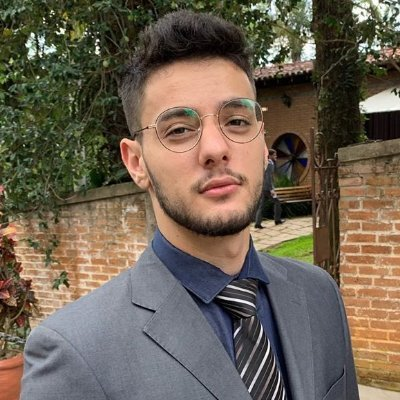
//> input picture sobel&LaplaceFilters/forever.jpg, 400 x 400 px
$ ./main   (built with g++ and OpenCV 4)
//> lines starting //> are read from the running program, lines starting //| are printed output that depends on the picture
#include <iostream>

#include <opencv2/core.hpp>
#include <opencv2/highgui.hpp>
#include <opencv2/imgcodecs.hpp>
#include <opencv2/imgproc.hpp>

#if CV_VERSION_MAJOR == 4
    #define CV_BGR2GRAY COLOR_BGR2GRAY
#endif // Garante a portabilidade de algumas variáveis atuais

using namespace std;
using namespace cv;

string LaplacianFilter(Mat img) {
    // De acordo com o site: https://homepages.inf.ed.ac.uk/rbf/HIPR2/log.htm
    // "O filtro de Laplace realça regiões com mudanças rápidas de intensidade e, portanto, é comummente usado para detecção de bordas"

    // Declarando as variáveis que serão usadas
    Mat gray, draw, draw2;

    // Convertendo a imagem original para escala de cinza
    cvtColor(img, gray, CV_BGR2GRAY);

    // Aplicando o filtro de LaPlace na imagem em tons de cinza
    Laplacian(gray, draw, CV_16S, 3);
    // Converte a imagem de CV_16S para CV_8UC3
    convertScaleAbs(draw, draw2);

    // Destinos das imagens com e sem conversão de escala absoluta
    string path1 = "./foreverPlayerLaplace.jpg"; //... sem conversão
    string path2 = "./foreverPlayerLaplaceConverted.jpg"; //... com conversão

    // Salvando ambas as imagens es seus respectivos destinos
    imwrite(path1, draw);
    imwrite(path2, draw2);

    // Retornando o primeiro destino para ser lido e mostrado depois pelo programa
    return path1;
}

Mat SobelFilter(Mat img) {
    // O filtro de sobel tem uma funcionalidade similar ao filtro de laplace

    // Declaração e atribuição da imagem em tons de cinza a partir de "img"
    Mat gray;
    cvtColor(img, gray, CV_BGR2GRAY);

    // Declaração e aplicação do filtro sobel na imagem em tons de cinza
    Mat sobelx;
    Sobel(gray, sobelx, CV_32F, 1, 0);

    // Parâmetros chave para conversão do filtro sobel
    double minVal, maxVal;
    minMaxLoc(sobelx, &minVal, &maxVal);
    cout << "minVal: " << minVal << "\nmaxval: " <<  maxVal << "\n";

    // Declaração e atribuição da imagem final a partir do filtro sobel
    Mat draw;
    double alpha = 255.0 / (maxVal - minVal), beta = -minVal * 255.0 / (maxVal - minVal);
    sobelx.convertTo(draw, CV_8U, alpha, beta);

    // Salvando a imagem final no destino especificado
    string path = "./foreverPlayerSobeled.jpg";
    imwrite(path, draw);

    // Retornando a imagem final para o programa principal
    return draw;
}

int main() {
    Mat img, laplaced, sobeled;

    img = imread("./forever.jpg");
//> img is the input picture: 400 rows x 400 cols, CV_8UC3; mean B, G, R 83.5, 98.5, 110.8
    imshow("Original Forever", img);

    laplaced = imread(LaplacianFilter(img));
//> in LaplacianFilter, `cvtColor(img, gray, CV_BGR2GRAY);`:
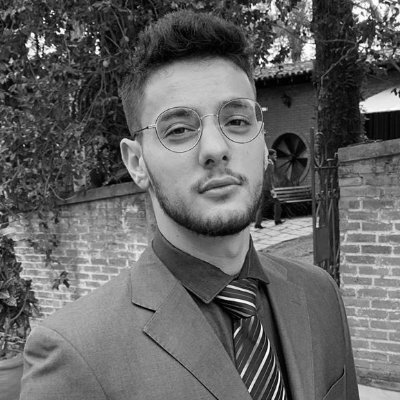
//> gray: 400 rows x 400 cols, CV_8UC1; min 0, max 255, mean 100.5
//> in LaplacianFilter, `Laplacian(gray, draw, CV_16S, 3);`:
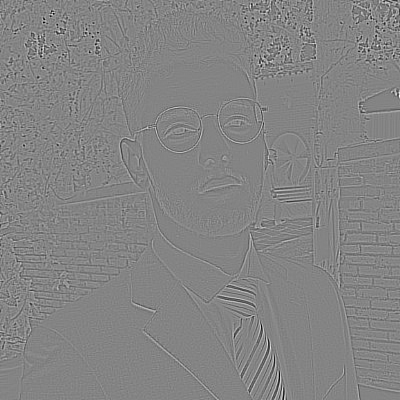
//> draw: 400 rows x 400 cols, CV_16SC1; min -1292, max 1200, mean 0; drawn with min black and max white
//> in LaplacianFilter, `convertScaleAbs(draw, draw2);`:
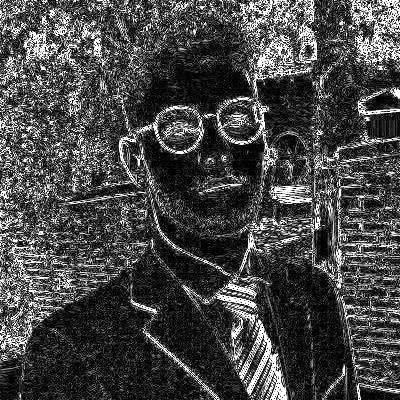
//> draw2: 400 rows x 400 cols, CV_8UC1; min 0, max 255, mean 71
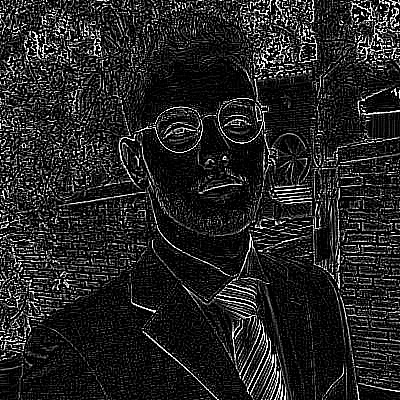
//> laplaced: 400 rows x 400 cols, CV_8UC3; min 0, max 255, mean 36.4
    sobeled = SobelFilter(img);
//> in SobelFilter, `Sobel(gray, sobelx, CV_32F, 1, 0);`:
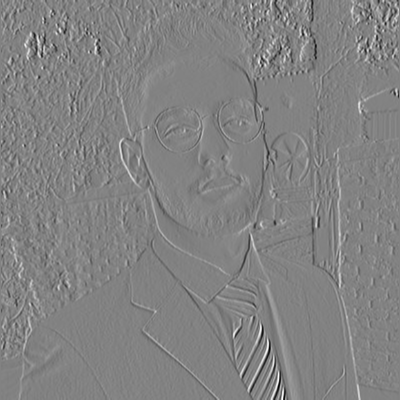
//> sobelx: 400 rows x 400 cols, CV_32FC1; min -986, max 941, mean 0.9; drawn with min black and max white
//> in SobelFilter, `minMaxLoc(sobelx, &minVal, &maxVal);`: minVal = -986; maxVal = 941
//| minVal: -986
//| maxval: 941
//> in SobelFilter, `double alpha = 255.0 / (maxVal - minVal), beta = -minVal * 255.0 / (ma..`: alpha = 0.132; beta = 130.5

    imshow("LaPlaced Forever", laplaced);
    imshow("Sobeled Forever", sobeled);

    waitKey(0);
}
